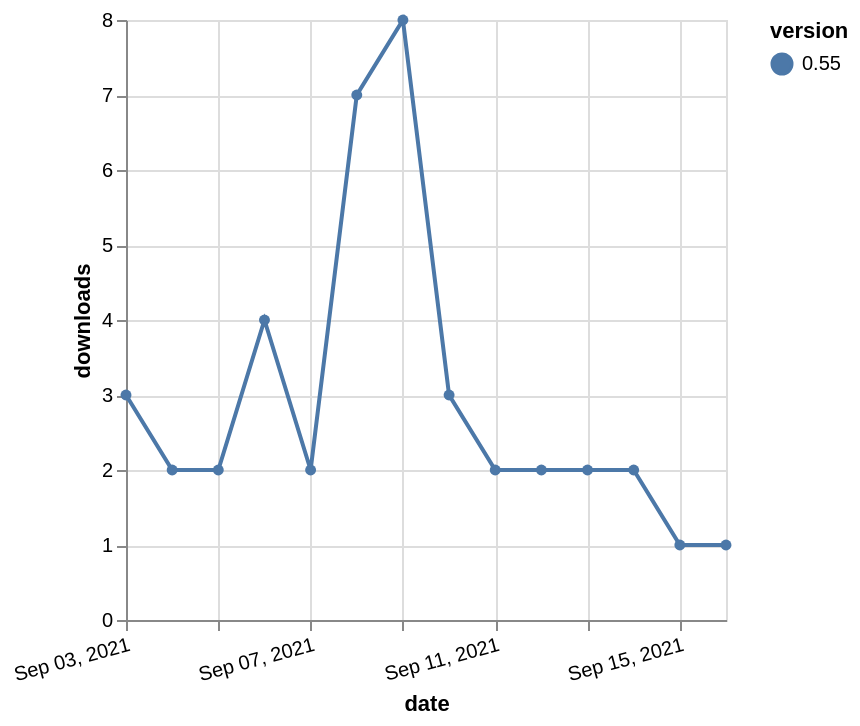

The specification (Vega-Lite) saved for this image:
### Vega-Lite specification from a JSON file in a GitHub repository (floating-point values rounded to 4 significant figures)
{"$schema": "https://vega.github.io/schema/vega-lite/v5.json", "description": "A simple bar chart with embedded data.", "data": {"values": [{"date": "2021-09-03", "total": 2933, "delta": 3, "version": "0.55"}, {"date": "2021-09-04", "total": 2935, "delta": 2, "version": "0.55"}, {"date": "2021-09-05", "total": 2937, "delta": 2, "version": "0.55"}, {"date": "2021-09-06", "total": 2941, "delta": 4, "version": "0.55"}, {"date": "2021-09-07", "total": 2943, "delta": 2, "version": "0.55"}, {"date": "2021-09-08", "total": 2950, "delta": 7, "version": "0.55"}, {"date": "2021-09-09", "total": 2958, "delta": 8, "version": "0.55"}, {"date": "2021-09-10", "total": 2961, "delta": 3, "version": "0.55"}, {"date": "2021-09-11", "total": 2963, "delta": 2, "version": "0.55"}, {"date": "2021-09-12", "total": 2965, "delta": 2, "version": "0.55"}, {"date": "2021-09-13", "total": 2967, "delta": 2, "version": "0.55"}, {"date": "2021-09-14", "total": 2969, "delta": 2, "version": "0.55"}, {"date": "2021-09-15", "total": 2970, "delta": 1, "version": "0.55"}, {"date": "2021-09-16", "total": 2971, "delta": 1, "version": "0.55"}]}, "width": "container", "mark": {"type": "line", "point": {"filled": true}}, "encoding": {"x": {"field": "date", "type": "temporal", "timeUnit": "yearmonthdate", "title": "date", "axis": {"labelAngle": -15}}, "y": {"field": "delta", "type": "quantitative", "title": "downloads"}, "color": {"field": "version", "type": "nominal"}, "tooltip": {"field": "delta"}}}
